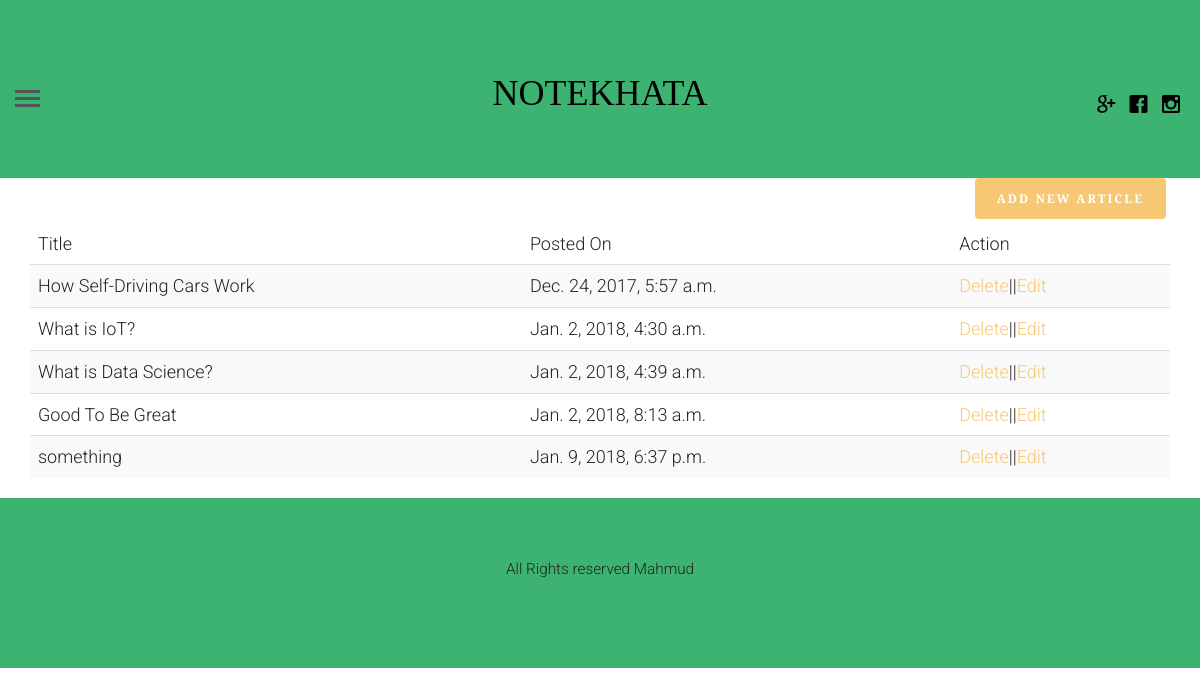
The app's page /profile (signed in) with its own data.
### blogapp/models.py (models this page shows, shortened)
class article(models.Model):
    article_author=models.ForeignKey(author,on_delete=models.CASCADE)
    title=models.CharField(max_length=200)
    body=models.TextField()
    image=models.FileField()
    category=models.ForeignKey(category,on_delete=models.CASCADE)
    posted_on=models.DateTimeField(auto_now=False,auto_now_add=True)
    updated_on=models.DateTimeField(auto_now=True,auto_now_add=False)

### blogapp/views.py (the view, shortened to what this page needs)
# urls.py: path('profile', views.getProfile, name="profile"),
def getProfile(request):
    if request.user.is_authenticated:
        user=get_object_or_404(User, id=request.user.id)
        author_profile=author.objects.filter(name=user.id)
        if author_profile:
            authorUser=get_object_or_404(author,name=request.user.id)
            post=article.objects.filter(article_author=authorUser.id)
            context={
               "post":post,
               "user":user
              }
            return render(request,'logged_in_profile.html',context)
    else:
        return redirect('login')

### templates/logged_in_profile.html (shortened to what this page needs)
{% extends 'base.html' %}
{% block content %}
<div class="container">
    <a href="{% url 'create' %}" class="btn btn-primary pull pull-right">Add new article</a>
    <table class="table table-striped">
        <thead>
        <tr>
            <td>Title</td>
            <td>Posted On</td>
            <td>Action</td>
        </tr>
        </thead>
        <tbody>
        {% for p in post %}
        <tr>
            <td>{{ p.title }}</td>
            <td>{{ p.posted_on }}</td>
            <td><a href="{% url 'delete' pid=p.id %}">Delete</a>||<a href="{% url 'update' pid=p.id %}">Edit</a> </td>
        </tr>
        {% endfor %}
        </tbody>
   </table>
</div>
{% endblock %}

### templates/base.html (shortened to what this page needs)
<!DOCTYPE html>
 <html class="no-js">
	<head>
		{% load static %}
	<link rel="stylesheet" href="{% static 'css/animate.css' %}">
	<link rel="stylesheet" href="{% static 'css/icomoon.css' %}">
	<link rel="stylesheet" href="{% static 'css/bootstrap.css' %}">
	<link rel="stylesheet" href="{% static 'css/style.css' %}">
	</head>
	<body>
	<header id="fh5co-header" style= "background-color:MediumSeaGreen;" >
		<div class="container-fluid">
			<div class="row">
				<a href="#" class="js-fh5co-nav-toggle fh5co-nav-toggle"><i></i></a>
				<ul class="fh5co-social">
					<li><a href="{% url 'signup' %}"><i class="icon-google"></i></a></li>
					<li><a href="#"><i class="icon-facebook"></i></a></li>
					<li><a href="#"><i class="icon-instagram"></i></a></li>
				</ul>
				<div class="col-lg-12 col-md-12 text-center">
					<h1 id="fh5co-logo" style="color:Tomato;"><a href="{% url 'index' %}">NOTEKHATA</a></h1>
				</div>
			</div>
		</div>
	</header>
    <div class="container-fluid">
		<div class="row fh5co-post-entry">
    {% block content %}
    {% endblock %}
        </div>
    </div>
    <footer id="fh5co-footer" style= "background-color:MediumSeaGreen;">
		<p><small>All Rights reserved Mahmud</small></p>
	</footer>
	</body>
</html>

### blogapp/static/css/icomoon.css (style rules this page uses)
[class^="icon-"], [class*=" icon-"] { font-family: 'icomoon' !important; speak: none; font-style: normal; font-weight: normal; font-variant: normal; text-transform: none; line-height: 1; -webkit-font-smoothing: antialiased; -moz-osx-font-smoothing: grayscale; }
.icon-facebook:before { content: "\ea67"; }
.icon-google:before { content: "\ea6d"; }
.icon-instagram:before { content: "\ea6f"; }

### blogapp/static/css/style.css (style rules this page uses)
html { background: #fff; }
body { font-family: "Roboto", arial, sans-serif; font-size: 18px; font-weight: 300; line-height: 1.8; color: #222; background: #fff; }
a { color: #f7c873; -webkit-transition: 0.5s; -o-transition: 0.5s; transition: 0.5s; }
h1, h2, h3, h4, h5, h6 { font-family: "Playfair Display", times, serif; color: #000; }
p { margin-bottom: 30px; }
.btn { margin-right: 4px; margin-bottom: 4px; font-family: "Playfair Display", times, serif; font-size: 12px; letter-spacing: 2px; text-transform: uppercase; font-weight: 700; -webkit-border-radius: 4px; -moz-border-radius: 4px; -ms-border-radius: 4px; border-radius: 4px; -webkit-transition: 0.5s; -o-transition: 0.5s; transition: 0.5s; }
.btn-primary { background: #f7c873; color: #fff; border: 2px solid #f7c873; }
#fh5co-header { padding: 3em 3em; float: left; width: 100%; }
@media screen and (max-width: 1200px) { #fh5co-header { padding-left: 15px; padding-right: 15px; } }
#fh5co-header .fh5co-nav-toggle { position: absolute; top: 4.2em; left: 3em; z-index: 99; }
@media screen and (max-width: 1200px) { #fh5co-header .fh5co-nav-toggle { top: 4em; left: 15px; } }
#fh5co-header .fh5co-social { position: absolute !important; right: 3em !important; top: 3.2em; z-index: 99; -webkit-transition: 0.5s; -o-transition: 0.5s; transition: 0.5s; }
@media screen and (max-width: 1200px) { #fh5co-header .fh5co-social { right: 15px !important; top: 3.2em; } }
#fh5co-header #fh5co-logo { text-align: center; }
#fh5co-header #fh5co-logo a { color: #000; }
.fh5co-social { padding: 0; margin: 30px 0 0 0; position: relative; }
.fh5co-social li { padding: 0; margin: 0; list-style: none; display: inline; }
.fh5co-social li a { font-size: 20px; padding: 4px; color: #000; }
#fh5co-footer { padding: 3em 0; text-align: center; }
.fh5co-nav-toggle { width: 25px; height: 25px; cursor: pointer; text-decoration: none; }
.fh5co-nav-toggle i { position: relative; display: -moz-inline-stack; display: inline-block; zoom: 1; *display: inline; width: 25px; height: 3px; color: #535659; font: bold 14px/.4 Helvetica; text-transform: uppercase; text-indent: -55px; background: #535659; transition: all .2s ease-out; }
.fh5co-nav-toggle i::before, .fh5co-nav-toggle i::after { content: ''; width: 25px; height: 3px; background: #535659; position: absolute; left: 0; -webkit-transition: 0.2s; -o-transition: 0.2s; transition: 0.2s; }
.fh5co-nav-toggle i::before { top: -7px; }
.fh5co-nav-toggle i::after { bottom: -7px; }
.fh5co-nav-toggle { position: absolute; top: 18px; left: 0; z-index: 21; padding: 6px 0 0 0; display: block; margin: 0 auto; display: block; height: 44px; width: 25px; border-bottom: none !important; }

### records on screen
article: title "How Self-Driving Cars Work", posted_on "Dec. 24, 2017, 5:57 a.m."
article: title "What is IoT?", posted_on "Jan. 2, 2018, 4:30 a.m."
article: title "What is Data Science?", posted_on "Jan. 2, 2018, 4:39 a.m."
article: title "Good To Be Great", posted_on "Jan. 2, 2018, 8:13 a.m."
article: title "something", posted_on "Jan. 9, 2018, 6:37 p.m."
